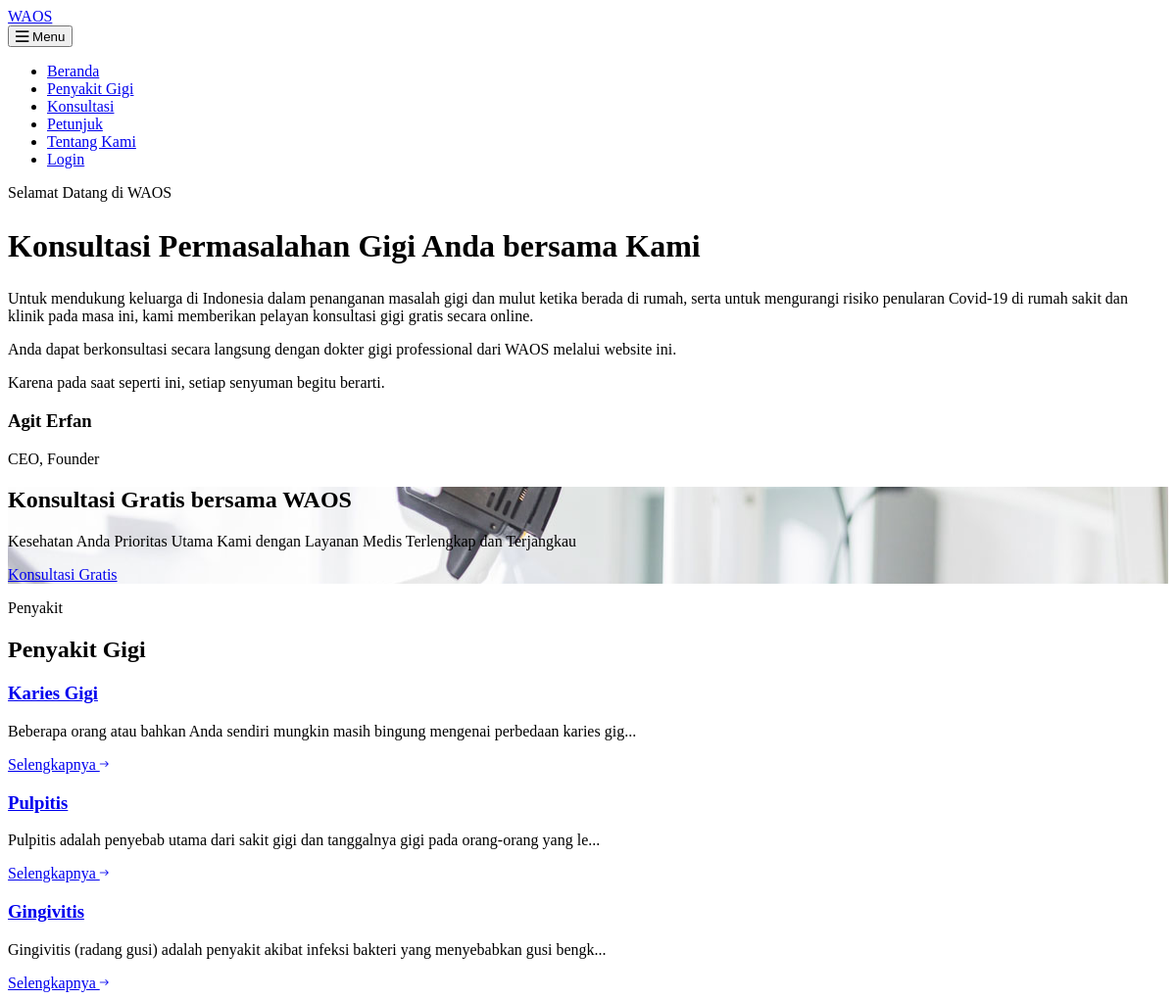
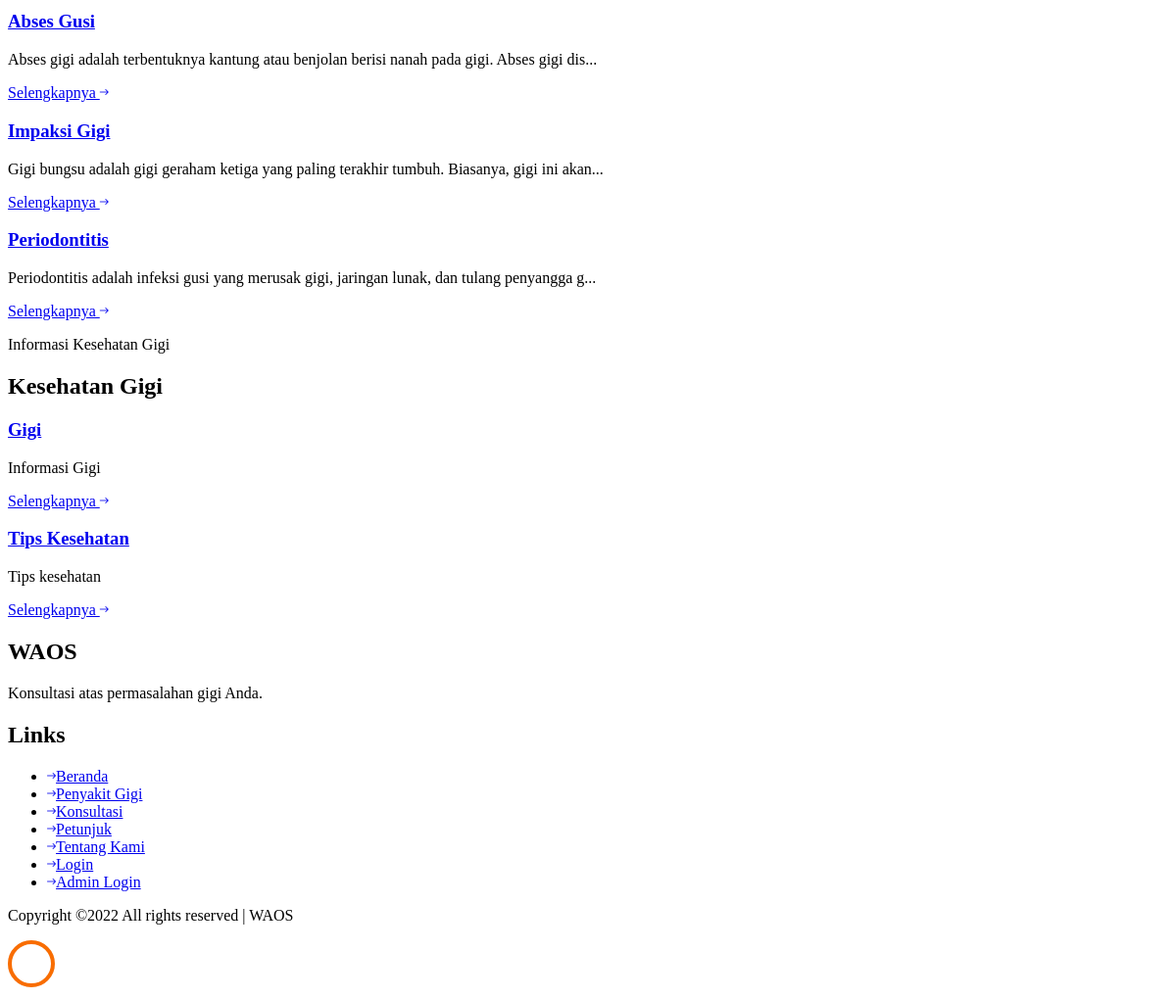
The page / on the database its author committed (2 pictures, top to bottom).
### tables this page shows
CREATE TABLE `penyakit` (
  `id_penyakit` varchar(3) NOT NULL,
  `penyakit` varchar(100) DEFAULT NULL,
  `keterangan` varchar(255) DEFAULT NULL,
  `created_at` timestamp NOT NULL DEFAULT current_timestamp(),
  `updated_at` timestamp NOT NULL DEFAULT current_timestamp() ON UPDATE current_timestamp(),
  `deleted_at` timestamp NULL DEFAULT NULL,
  `url` varchar(150) NOT NULL,
  `url_gambar` varchar(255) NOT NULL,
  `deskripsi` text NOT NULL,
  `solusi` text DEFAULT NULL
);

CREATE TABLE `informasi` (
  `idInformasi` int(11) NOT NULL,
  `judul` varchar(50) NOT NULL,
  `content` longtext DEFAULT NULL,
  `created_at` timestamp NOT NULL DEFAULT current_timestamp(),
  `updated_at` timestamp NOT NULL DEFAULT current_timestamp() ON UPDATE current_timestamp(),
  `deleted_at` timestamp NULL DEFAULT NULL,
  `url` varchar(100) NOT NULL
);

### application/controllers/Auth.php (called while the page is built, shortened)
<?php
class Auth extends CI_Controller
{
	function __construct()
	{
		$this->load->library('form_validation');
		$this->load->model('m_informasi');
		$this->load->model('m_penyakit');
	}
	public function index()
	{
		$data['userLogin'] = $this->session->userdata('loginUser');
		$data['list_informasi'] = $this->m_informasi->getListInformasi();
		$data['data_penyakit'] = $this->m_penyakit->listPenyakit();
		$this->load->view('client/homepage', $data);
	}
}

### index.php (called while the page is built, shortened)
<?php
require_once BASEPATH.'core/CodeIgniter.php';

### application/models/M_penyakit.php (called while the page is built, shortened)
<?php
class M_penyakit extends CI_Model
{
	public function listPenyakit()
	{
		$this->db->select("*");
		$this->db->from("penyakit");
		$this->db->order_by("id_penyakit");
		$query = $this->db->get();
		$result = $query->result();
		return $result;
	}
}

### application/models/M_informasi.php (called while the page is built, shortened)
<?php
class M_informasi extends CI_Model
{
	public function getlistInformasi()
	{
		$this->db->select("*");
		$this->db->from("informasi");
		$query = $this->db->get();
		$result = $query->result();
		return $result;
	}
}

### application/views/client/homepage.php (the view, shortened to what this page needs)
<!DOCTYPE html>
<html lang="en">
<head>
	<link rel="stylesheet" href="<?= base_url('assets/frontend/'); ?>css/open-iconic-bootstrap.min.css">
	<link rel="stylesheet" href="<?= base_url('assets/frontend/'); ?>css/animate.css">
	<link rel="stylesheet" href="<?= base_url('assets/frontend/'); ?>css/owl.carousel.min.css">
	<link rel="stylesheet" href="<?= base_url('assets/frontend/'); ?>css/owl.theme.default.min.css">
	<link rel="stylesheet" href="<?= base_url('assets/frontend/'); ?>css/magnific-popup.css">
	<link rel="stylesheet" href="<?= base_url('assets/frontend/'); ?>css/aos.css">
	<link rel="stylesheet" href="<?= base_url('assets/frontend/'); ?>css/ionicons.min.css">
	<link rel="stylesheet" href="<?= base_url('assets/frontend/'); ?>css/bootstrap-datepicker.css">
	<link rel="stylesheet" href="<?= base_url('assets/frontend/'); ?>css/jquery.timepicker.css">
	<link rel="stylesheet" href="<?= base_url('assets/frontend/'); ?>css/flaticon.css">
	<link rel="stylesheet" href="<?= base_url('assets/frontend/'); ?>css/icomoon.css">
	<link rel="stylesheet" href="<?= base_url('assets/frontend/'); ?>css/style.css">
</head>
<body>
<div class="py-md-5 py-4 border-bottom">
	<div class="container">
		<div class="row no-gutters d-flex align-items-start align-items-center px-3 px-md-0">
			<div class="col-md-4 order-md-2 mb-2 mb-md-0 align-items-center text-center">
				<a class="navbar-brand" href="<?= base_url('') ?>">WAOS</span></a>
			</div>
		</div>
	</div>
</div>
<nav class="navbar navbar-expand-lg navbar-dark bg-dark ftco-navbar-light" id="ftco-navbar">
	<div class="container d-flex align-items-center">
		<button class="navbar-toggler" type="button" data-toggle="collapse" data-target="#ftco-nav"
				aria-controls="ftco-nav" aria-expanded="false" aria-label="Toggle navigation">
			<span class="oi oi-menu"></span> Menu
		</button>
		<div class="collapse navbar-collapse" id="ftco-nav">
			<ul class="navbar-nav m-auto">
				<li class="nav-item active"><a href="<?= base_url('') ?>" class="nav-link">Beranda</a></li>
				<li class="nav-item"><a href="<?= base_url('/#penyakit-gigi') ?>" class="nav-link">Penyakit Gigi</a>
				</li>
				<li class="nav-item"><a href="<?= base_url('diagnosa') ?>" class="nav-link">Konsultasi</a></li>
				<li class="nav-item"><a href="<?= base_url('petunjuk') ?>" class="nav-link">Petunjuk</a></li>
				<li class="nav-item"><a href="<?= base_url('tentang') ?>" class="nav-link">Tentang Kami</a></li>
				<?php if (empty($this->session->userdata('loginUser'))) { ?>
					<li class="nav-item"><a href="<?= base_url('login') ?>" class="nav-link">Login</a></li>
				<?php } else { ?>
					<li class="nav-item"><a href="<?= base_url('login/logout') ?>" class="nav-link">Logout</a></li>
				<?php } ?>
			</ul>
		</div>
	</div>
</nav>
<section class="ftco-section ftco-no-pt ftco-no-pb">
	<div class="container">
		<div class="row no-gutters">
			<div class="col-md-7 wrap-about py-4 py-md-5 ftco-animate">
				<div class="heading-section mb-5">
					<div class="pl-md-5 ml-md-5 pt-md-5">
						<span class="subheading mb-2">Selamat Datang di WAOS</span>
						<h2 class="mb-2" style="font-size: 32px;">Konsultasi Permasalahan Gigi Anda bersama Kami</h2>
					</div>
				</div>
				<div class="pl-md-5 ml-md-5 mb-5">
					<p>Untuk mendukung keluarga di Indonesia dalam penanganan masalah gigi dan mulut ketika berada di
						rumah, serta untuk mengurangi risiko penularan Covid-19 di rumah sakit dan klinik pada masa ini,
						kami memberikan pelayan konsultasi gigi gratis secara online.</p>
					<p>
						Anda dapat berkonsultasi secara langsung dengan dokter gigi professional dari WAOS melalui
						website ini. </p>
					<p>Karena pada saat seperti ini, setiap senyuman begitu berarti.</p>
					<div class="founder d-flex align-items-center mt-5">
						<div class="text pl-3">
							<h3 class="mb-0">Agit Erfan</h3>
							<span class="position">CEO, Founder</span>
						</div>
					</div>
				</div>
			</div>
		</div>
	</div>
</section>
<section class="ftco-intro" style="background-image: url(assets/frontend/images/bg_3.jpg);"
		 data-stellar-background-ratio="0.5">
	<div class="container">
		<div class="row">
			<div class="col-md-9">
				<h2>Konsultasi Gratis bersama WAOS</h2>
				<p class="mb-0">Kesehatan Anda Prioritas Utama Kami dengan Layanan Medis Terlengkap dan Terjangkau</p>
			</div>
			<div class="col-md-3 d-flex align-items-center">
				<p class="mb-0"><a href="<?= base_url('diagnosa') ?>" class="btn btn-secondary px-4 py-3">Konsultasi
						Gratis</a></p>
			</div>
		</div>
	</div>
</section>
<section class="ftco-section" id="penyakit-gigi">
	<div class="container">
		<div class="row justify-content-center mb-5 pb-2">
			<div class="col-md-8 text-center heading-section ftco-animate">
				<span class="subheading">Penyakit</span>
				<h2 class="mb-4">Penyakit Gigi</h2>
			</div>
		</div>
		<div class="row">
			<?php foreach ($data_penyakit as $k => $v) { ?>
				<?php if (!empty($v->url)) { ?>
					<div class="col-md-4 ftco-animate">
						<div class="blog-entry">
							<div class="text bg-white p-4">
								<h3 class="heading"><a href="<?= 'penyakit/' . $v->url ?>"><?= $v->penyakit ?></a></h3>
								<p><?= mb_strimwidth($v->deskripsi, 0, 97, '...') ?></p>
								<div class="d-flex align-items-center mt-4">
									<p class="mb-0"><a href="<?= 'penyakit/' . $v->url ?>" class="btn btn-primary">Selengkapnya
											<span
													class="ion-ios-arrow-round-forward"></span></a></p>
									</p>
								</div>
							</div>
						</div>
					</div>
				<?php } ?>
			<?php } ?>
</section>
<section class="ftco-section bg-light">
	<div class="container">
		<div class="row justify-content-center mb-5 pb-2">
			<div class="col-md-8 text-center heading-section ftco-animate">
				<span class="subheading">Informasi Kesehatan Gigi</span>
				<h2 class="mb-4"> Kesehatan Gigi</h2>
			</div>
		</div>
		<div class="row">
			<?php foreach ($list_informasi as $k => $v) { ?>
				<?php if (!empty($v->url)) { ?>
					<div class="col-md-4 ftco-animate">
						<div class="blog-entry">
							<div class="text bg-white p-4">
								<h3 class="heading"><a href="<?= 'informasi/' . $v->url ?>"><?= $v->judul ?></a></h3>
								<p><?= mb_strimwidth($v->content, 0, 97, '...') ?></p>
								<div class="d-flex align-items-center mt-4">
									<p class="mb-0"><a href="<?= 'informasi/' . $v->url ?>" class="btn btn-primary">Selengkapnya
											<span
													class="ion-ios-arrow-round-forward"></span></a></p>
								</div>
							</div>
						</div>
					</div>
				<?php } ?>
			<?php } ?>
		</div>
	</div>
</section>
<footer class="ftco-footer ftco-bg-dark ftco-section">
	<div class="container">
		<div class="row mb-5">
			<div class="col-md">
				<div class="ftco-footer-widget mb-5">
					<h2 class="ftco-heading-2 logo">WAOS</h2>
					<p>Konsultasi atas permasalahan gigi Anda.</p>
				</div>
			</div>
			<div class="col-md">
				<div class="ftco-footer-widget mb-5 ml-md-4">
					<h2 class="ftco-heading-2">Links</h2>
					<ul class="list-unstyled">
						<li><a href="<?= base_url('') ?>"><span
										class="ion-ios-arrow-round-forward mr-2"></span>Beranda</a></li>
						<li><a href="<?= base_url('diagnosa') ?>"><span class="ion-ios-arrow-round-forward mr-2"></span>Penyakit
								Gigi</a></li>
						<li><a href="<?= base_url('diagnosa') ?>"><span class="ion-ios-arrow-round-forward mr-2"></span>Konsultasi</a>
						</li>
						<li><a href="<?= base_url('petunjuk') ?>"><span class="ion-ios-arrow-round-forward mr-2"></span>Petunjuk</a>
						</li>
						<li><a href="<?= base_url('tentang') ?>"><span class="ion-ios-arrow-round-forward mr-2"></span>Tentang
								Kami</a></li>
						<li><a href="<?= base_url('profile') ?>">
								<?php if (empty($this->session->userdata('loginUser'))) { ?>
									<span class="ion-ios-arrow-round-forward mr-2"></span>Login
								<?php } else { ?>
									<span class="ion-ios-arrow-round-forward mr-2"></span>Profil
								<?php } ?>
							</a>
						</li>
						<?php if (empty($this->session->userdata('loginData'))) { ?>
							<li><a href="<?= base_url('admin/login') ?>" target="_blank"><span
											class="ion-ios-arrow-round-forward mr-2"></span>Admin Login</a></li>
						<?php } else { ?>
							<li><a href="<?= base_url('admin/dashboard') ?>" target="_blank"><span
											class="ion-ios-arrow-round-forward mr-2"></span>Dashboard Admin</a></li>
						<?php } ?>
					</ul>
				</div>
			</div>
		</div>
		<div class="row">
			<div class="col-md-12 text-center">
				<p>
					Copyright &copy;<script>document.write(new Date().getFullYear());</script>
					All rights reserved | WAOS
					</p>
			</div>
		</div>
	</div>
</footer>
<div id="ftco-loader" class="show fullscreen">
	<svg class="circular" width="48px" height="48px">
		<circle class="path-bg" cx="24" cy="24" r="22" fill="none" stroke-width="4" stroke="#eeeeee"/>
		<circle class="path" cx="24" cy="24" r="22" fill="none" stroke-width="4" stroke-miterlimit="10"
				stroke="#F96D00"/>
	</svg>
</div>
</body>
</html>

### rows shown on the page
penyakit: penyakit "Karies Gigi", deskripsi "Beberapa orang atau bahkan Anda sendiri mungkin masih bingung mengenai perbedaan karies gig..."
penyakit: penyakit "Pulpitis", deskripsi "Pulpitis adalah penyebab utama dari sakit gigi dan tanggalnya gigi pada orang-orang yang le..."
penyakit: penyakit "Gingivitis", deskripsi "Gingivitis (radang gusi) adalah penyakit akibat infeksi bakteri yang menyebabkan gusi bengk..."
penyakit: penyakit "Abses Gusi", deskripsi "Abses gigi adalah terbentuknya kantung atau benjolan berisi nanah pada gigi. Abses gigi dis..."
penyakit: penyakit "Impaksi Gigi", deskripsi "Gigi bungsu adalah gigi geraham ketiga yang paling terakhir tumbuh. Biasanya, gigi ini akan..."
penyakit: penyakit "Periodontitis", deskripsi "Periodontitis adalah infeksi gusi yang merusak gigi, jaringan lunak, dan tulang penyangga g..."
informasi: judul "Gigi", content "Informasi Gigi"
informasi: judul "Tips Kesehatan", content "Tips kesehatan"
